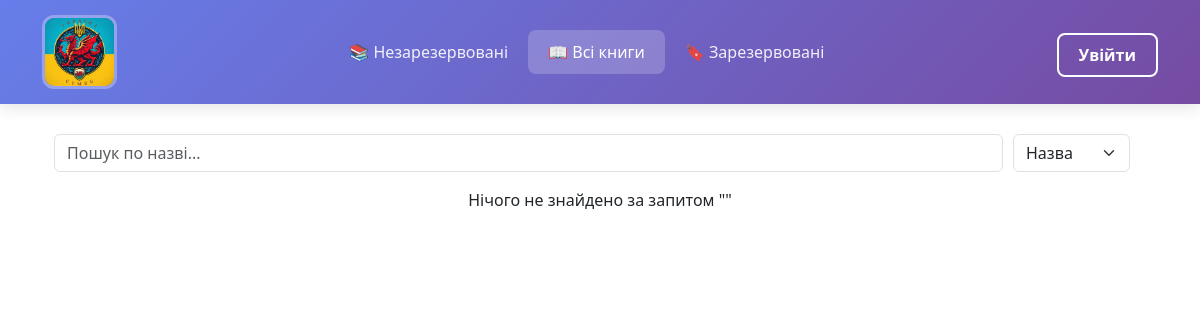
Before: /booked with the older database file.
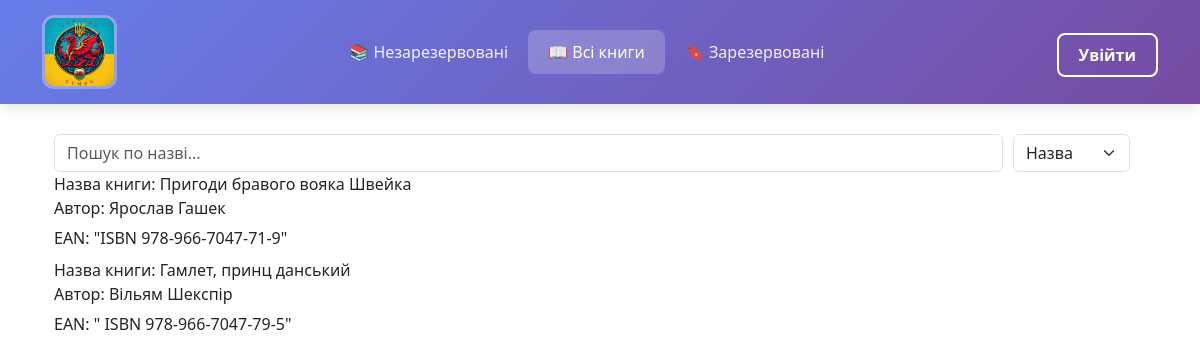
After: the same page with the newer database file.
### app.py (models this page shows)
class Book(db.Model):
    id = db.Column(db.Integer, primary_key=True)
    name_book = db.Column(db.String(100), nullable=False)
    author = db.Column(db.String(100), nullable=False)
    surname = db.Column(db.String(100))
    ean = db.Column(db.Text, nullable=False)
    buyer = db.Column(db.String(100))
    phone = db.Column(db.String(20))
    stat = db.Column(db.String(20), nullable=False)
    date = db.Column(db.DateTime, default=datetime.utcnow)
    enddate = db.Column(db.DateTime, default=datetime.utcnow)
    history = db.Column(db.String(100))

### app.py (the view)
@app.route('/booked')
def booked():
    search_query = request.args.get('search', '')
    search_type = request.args.get('chose', 'назва')
    if search_query:
        if search_type == 'назва':
            booked = Book.query.filter((Book.name_book.ilike(f'%{search_query}%')) & (Book.stat == 'є')).all()
        elif search_type == 'автор':
            booked = Book.query.filter((Book.author.ilike(f'%{search_query}%')) & (Book.stat == 'є')).all()
        elif search_type == 'ean':
            booked = Book.query.filter((Book.ean.ilike(f'%{search_query}%')) & (Book.stat == 'є')).all()
        elif search_type == 'імя':
            booked = Book.query.filter((Book.buyer.ilike(f'%{search_query}%')) & (Book.stat == 'є')).all()
        elif search_type == 'телефон':
            booked = Book.query.filter((Book.phone.ilike(f'%{search_query}%')) & (Book.stat == 'є')).all()
        else:
            booked = Book.query.filter(Book.stat == 'є').all()
    else:
        booked = Book.query.filter(Book.stat == 'є').all()
    return render_template('booked.html', booked=booked, search_query=search_query, search_type=search_type)

### templates/booked.html (shortened to what this page needs)
{% extends 'base.html' %}
{% block body %}
    <form class="col-12 col-lg-auto mb-3 mb-lg-0 me-lg-3 container" method="GET" action="/booked" style="display: flex; gap: 10px; align-items: center;">
        <input type="search"
            name="search"
            id="searchInputBooked"
            class="search form-control form-control-dark text-bg-white"
            placeholder="Пошук по назві..."
            aria-label="Search"
            value="{{ search_query if search_query else '' }}">
        <select name="chose" id="choseSelectBooked" class="form-select" style="width: auto;">
            <option value="назва" {% if search_type == 'назва' %}selected{% endif %}>Назва</option>
        </select>
    </form>
{% if booked %}
    {% for el in booked %}
    <div class="gigi">
        <div class="didi container">
            <div class="">
                <div class="book-header" style="display: flex; justify-content: space-between; align-items: center;">
                    <p class="tutu" style="margin: 0;">Назва книги: {{ el.name_book }}</p>
                </div>
                <p class="tutu" style="margin-bottom:6px ;">Автор: {{ el.author }}</p>
                <p class="tutu" style="margin-top:6px ; margin-bottom: 8px;">EAN: {{ el.ean }}</p>
            </div>
        </div>
    </div>
    {% endfor %}
{% else %}
    <div class="container mt-3">
        <p class="text-center">Нічого не знайдено за запитом "{{ search_query }}"</p>
    </div>
{% endif %}
{% endblock %}

Changed rows visible on the page:
now on this page (row edited): Book: name_book "Пригоди бравого вояка Швейка", author "Ярослав Гашек", ean "\"ISBN 978-966-7047-71-9\""
now on this page (row edited): Book: name_book "Гамлет, принц данський", author "Вільям Шекспір", ean "\" ISBN 978-966-7047-79-5\""
Other visible differences:
text no longer shown: "Нічого не знайдено за запитом \" \""
